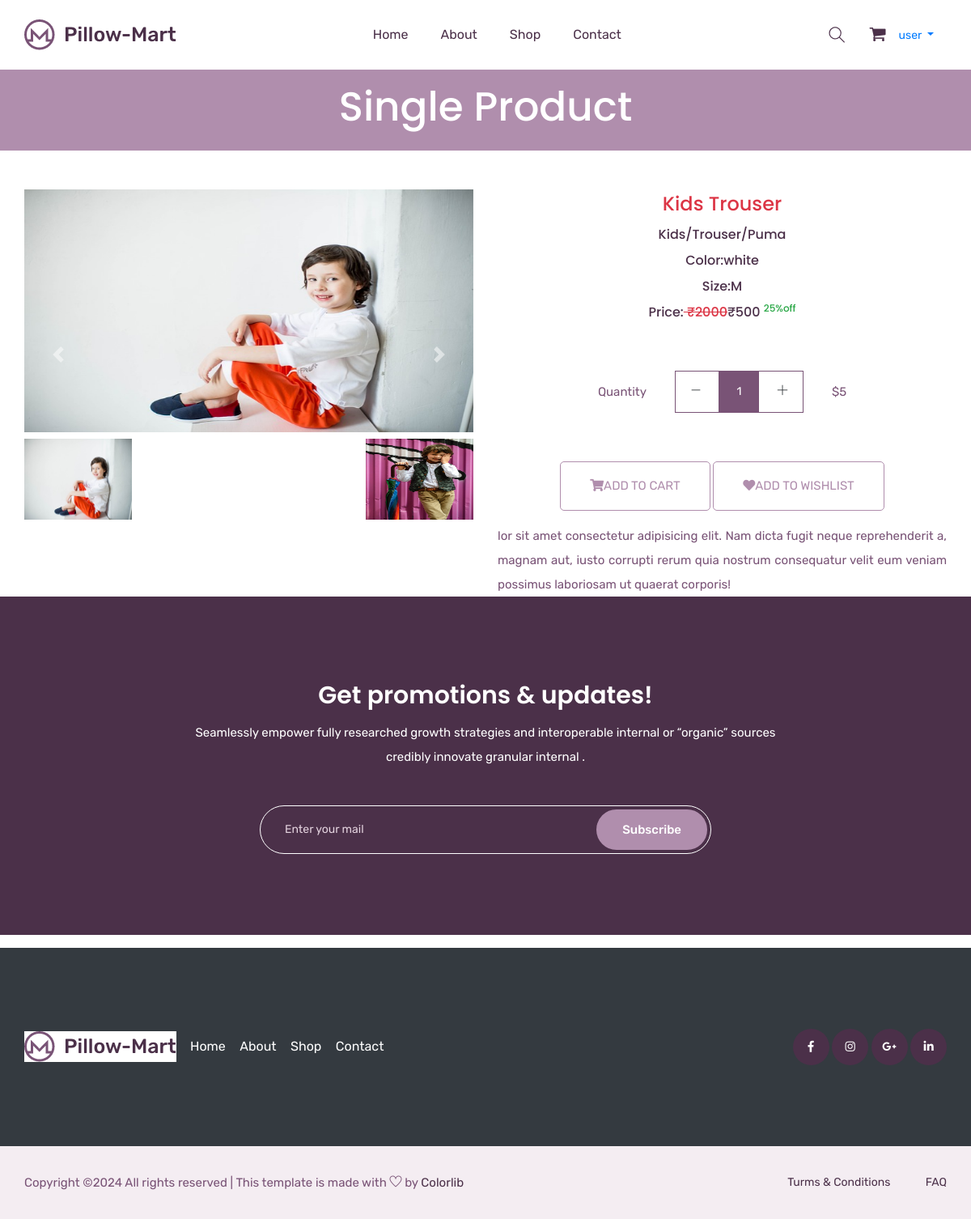
Screenshot of /singleproduct/15/ (signed in) with the database file from the repository.
### mainapp/models.py (models this page shows, shortened)
class Product(models.Model):
    id=models.AutoField(primary_key=True)
    name=models.CharField(max_length=30)
    maincategory=models.ForeignKey(MainCategory,on_delete=models.CASCADE)
    subcategory=models.ForeignKey(SubCategory,on_delete=models.CASCADE)
    brand=models.ForeignKey(Brand,on_delete=models.CASCADE)
    baseprice=models.IntegerField()
    discount=models.IntegerField()
    finalprice=models.IntegerField()
    stock=models.BooleanField(default=True)
    color=models.CharField(max_length=20)
    size=models.CharField(max_length=10)
    description=models.TextField(default="")
    pic1=models.ImageField(upload_to="uploads/product")
    pic2=models.ImageField(upload_to="uploads/product",default=None,blank=True,null=True)
    pic3=models.ImageField(upload_to="uploads/product",default=None,blank=True,null=True)
    pic4=models.ImageField(upload_to="uploads/product",default=None,blank=True,null=True)

class MainCategory(models.Model):
    id=models.AutoField(primary_key=True,unique=True)
    name=models.CharField(max_length=30)

class SubCategory(models.Model):
    id=models.AutoField(primary_key=True)
    name=models.CharField(max_length=30,unique=True)

class Brand(models.Model):
    id=models.AutoField(primary_key=True)
    name=models.CharField(max_length=30,unique=True)
    pic=models.ImageField(upload_to="uploads/brand")

### mainapp/views.py (the view)
# urls.py: path('singleproduct/<int:id>/',mainapp.singleproductPage,name="singleproduct"),
@login_required(login_url="/login/")
def singleproductPage(Request,id):
    product=Product.objects.get(id=id)
    return render(Request,"single-product.html",{'product':product})

### mainapp/templates/single-product.html (shortened to what this page needs)
{% extends 'index.html' %}
{% load static %}
{% block body %}
    <section class="breadcrumb_part ">
        <div class="container">
            <div class="row">
                <div class="col-lg-12">
                    <div class="breadcrumb_iner">
                      <h2>Single Product</h2>
                    </div>
                </div>
            </div>
        </div>
    </section>
  <section class="product_list mt-5">
    <div class="container">
      <div class="row justify-content-center">
        <div class="col-md-6">
          <div id="carouselExampleIndicators" class="carousel slide" data-ride="carousel">
            <div class="carousel-inner">
                <div class="carousel-item active">
                    <img src="{{product.pic1.url}}" style="height:300px; width:80%" class="d-block w-100"
                        alt="...">
                </div>
            </div>
            <div class="d-flex justify-content-between mt-2">
              <img src="{{product.pic1.url}}" data-target="#carouselExampleIndicators" data-slide-to="0" style="height:100px; width:24% " alt="">
              {% if product.pic2 %}
              <img src="{{product.pic2.url}}" data-target="#carouselExampleIndicators" data-slide-to="1" style="height:100px; width:24% " alt="">
              {% endif %}
            </div>
            <a class="carousel-control-prev" href="#carouselExampleIndicators" role="button" data-slide="prev">
                <span class="carousel-control-prev-icon" aria-hidden="true"></span>
            </a>
            <a class="carousel-control-next" href="#carouselExampleIndicators" role="button" data-slide="next">
                <span class="carousel-control-next-icon" aria-hidden="true"></span>
            </a>
        </div>
        </div>
        <div class="col-md-6">
          <div class="single_product_text text-center">
            <h3 class="text-danger">{{product.name}}</h3>
            <h5 class="">{{product.maincategory.name}}/{{product.subcategory.name}}/{{product.brand.name}}</h5>
            <h5 >Color:{{product.color}}</h5>
            <h5>Size:{{product.size}}</h5>
            <h5>Price:<del class="text-danger"> &#8377;{{product.baseprice}}</del>&#8377;{{product.finalprice}} <sup class="text-success">{{product.discount}}%off</sup></h5>
            <div class="card_area">
              <form action="{% url 'add-to-cart' %}" method="post">
                <div class="product_count_area">
                    <p>Quantity</p>
                    <div class="product_count d-inline-block">
                        <span class="product_count_item inumber-decrement"> <i class="ti-minus"></i></span>
                        <input class="product_count_item input-number" type="text" name="qty" value="1" min="1" max="10">
                        <span class="product_count_item number-increment"> <i class="ti-plus"></i></span>
                    </div>
                    <p>$5</p>
                </div>
                <div class="add_to_cart mb-3">
                  <button type="submit" class="btn_3" ><i class="fa fa-shopping-cart"></i>add to cart</button>
                  <a href="/add-to-wishlist/{{product.id}}" class="btn_3"><i class="fa fa-heart"></i>add to wishlist</a>
              </div>
            </form>
          </div>
            <p class="text-justify">{{product.description}}</p>
          </div>
        </div>
      </div>
    </div>
  </section>
   <section class="subscribe_part section_padding">
      <div class="container">
          <div class="row justify-content-center">
              <div class="col-lg-8">
                  <div class="subscribe_part_content">
                      <h2>Get promotions & updates!</h2>
                      <p>Seamlessly empower fully researched growth strategies and interoperable internal or “organic” sources credibly innovate granular internal .</p>
                      <div class="subscribe_form">
                          <input type="email" placeholder="Enter your mail">
                          <a href="#" class="btn_1">Subscribe</a>
                      </div>
                  </div>
              </div>
          </div>
      </div>
  </section>
{% endblock  %}

### mainapp/templates/index.html (shortened to what this page needs)
{% load static %}
<!doctype html>
<html lang="zxx">
<head>
    <link rel="stylesheet" href="{% static 'css/bootstrap.min.css' %}">
    <link rel="stylesheet" href="{% static 'css/animate.css' %}">
    <link rel="stylesheet" href="{% static 'css/owl.carousel.min.css' %}">
    <link rel="stylesheet" href="{% static 'css/all.css' %}">
    <link rel="stylesheet" href="{% static 'css/flaticon.css' %}">
    <link rel="stylesheet" href="{% static 'css/themify-icons.css' %}">
    <link rel="stylesheet" href="{% static 'css/magnific-popup.css' %}">
    <link rel="stylesheet" href="{% static 'css/slick.css' %}">
    <link rel="stylesheet" href="{% static 'css/style.css' %}">
</head>
<body>
    <header class="main_menu home_menu">
        <div class="container">
            <div class="row align-items-center justify-content-center">
                <div class="col-lg-12">
                    <nav class="navbar navbar-expand-lg navbar-light">
                        <a class="navbar-brand" href="{% url 'home' %}"><img src="{% static 'img/logo.png'  %}" alt="logo"></a>
                        <div class="collapse navbar-collapse main-menu-item" id="navbarSupportedContent">
                            <ul class="navbar-nav">
                                <li class="nav-item">
                                    <a class="nav-link" href="{% url 'home' %}">Home</a>
                                </li>
                                <li class="nav-item">
                                    <a class="nav-link" href="{% url 'about' %}">about</a>
                                </li>
                                <li class="nav-item">
                                    <a class="nav-link" href="/shop/All/All/All">shop</a>
                                </li>
                                <li class="nav-item">
                                    <a class="nav-link" href="{% url 'contact' %}">Contact</a>
                                </li>
                            </ul>
                        </div>
                        <div class="hearer_icon d-flex align-items-center">
                            <a id="search_1" href="javascript:void(0)"><i class="ti-search"></i></a>
                            {% if request.user.is_authenticated %}
                            <a href="{% url 'cart' %}">
                                <i class="flaticon-shopping-cart-black-shape"></i>
                            </a>
                            {% endif %}
                            <ul>
                                {% if request.user.is_authenticated %}
                                <li class="nav-item dropdown list-style-none ms-3">
                                    <a class="nav-link dropdown-toggle" href="blog.html" id="navbarDropdown_2"
                                        role="button" data-toggle="dropdown" aria-haspopup="true" aria-expanded="false">
                                        {{request.user.username}}
                                    </a>
                                </li>
                                {% else %}
                                <li class="nav-item">
                                    <a class="nav-link" href="{% url 'login' %}">Login</a>
                                </li>
                                {% endif %}
                            </ul>
                        </div>
                    </nav>
                </div>
            </div>
        </div>
    </header>
{% block body %}{% endblock %}
    <footer class="footer_part bg-dark text-white mt-3 ">
        <div class="footer_iner">
            <div class="container">
                <div class="row justify-content-between align-items-center">
                    <div class="col-lg-8">
                        <div class="footer_menu">
                            <div class="footer_logo">
                                <a href="{% url 'home' %}"><img class="bg-white" src="{% static 'img/logo.png' %}" alt="#"></a>
                            </div>
                            <div class="footer_menu_item">
                                <a class="text-white" href="{% url 'home' %}">Home</a>
                                <a class="text-white" href="{% url 'about' %}">About</a>
                                <a class="text-white" href="/shop/All/All/All">Shop</a>
                                <a class="text-white" href="{% url 'contact' %}">Contact</a>
                            </div>
                        </div>
                    </div>
                    <div class="col-lg-4">
                        <div class="social_icon">
                            <a href="#"><i class="fab fa-facebook-f"></i></a>
                            <a href="#"><i class="fab fa-instagram"></i></a>
                            <a href="#"><i class="fab fa-google-plus-g"></i></a>
                            <a href="#"><i class="fab fa-linkedin-in"></i></a>
                        </div>
                    </div>
                </div>
            </div>
        </div>
        <div class="copyright_part">
            <div class="container">
                <div class="row ">
                    <div class="col-lg-12">
                        <div class="copyright_text">
                            <P>
Copyright &copy;<script>document.write(new Date().getFullYear());</script> All rights reserved | This template is made with <i class="ti-heart" aria-hidden="true"></i> by <a href="https://colorlib.com" target="_blank">Colorlib</a>
</P>
                            <div class="copyright_link">
                                <a href="#">Turms & Conditions</a>
                                <a href="#">FAQ</a>
                            </div>
                        </div>
                    </div>
                </div>
            </div>
        </div>
    </footer>
</body>
</html>

### mainapp/static/css/all.css (style rules this page uses)
.fa, .fas, .far, .fal, .fab { -moz-osx-font-smoothing: grayscale; -webkit-font-smoothing: antialiased; display: inline-block; font-style: normal; font-variant: normal; text-rendering: auto; line-height: 1; }
.fa-facebook-f:before { content: "\f39e"; }
.fa-google-plus-g:before { content: "\f0d5"; }
.fa-heart:before { content: "\f004"; }
.fa-instagram:before { content: "\f16d"; }
.fa-linkedin-in:before { content: "\f0e1"; }
.fa-shopping-cart:before { content: "\f07a"; }
.fab { font-family: 'Font Awesome 5 Brands'; }
.fa, .fas { font-family: 'Font Awesome 5 Free'; font-weight: 900; }

### rows the page displays
Product: pic1 (picture), pic2 (picture), name "Kids Trouser", maincategory.name "Kids", subcategory.name "Trouser", brand.name "Puma", color "white", size "M", baseprice "2000", finalprice "500", discount "25", description "lor sit amet consectetur adipisicing elit. Nam dicta fugit neque reprehenderit a, magnam aut, iusto corrupti rerum quia nostrum consequatur velit eum veniam possimus laboriosam ut quaerat corporis!"

### other values shown
{{ request.user.username }} "user"
